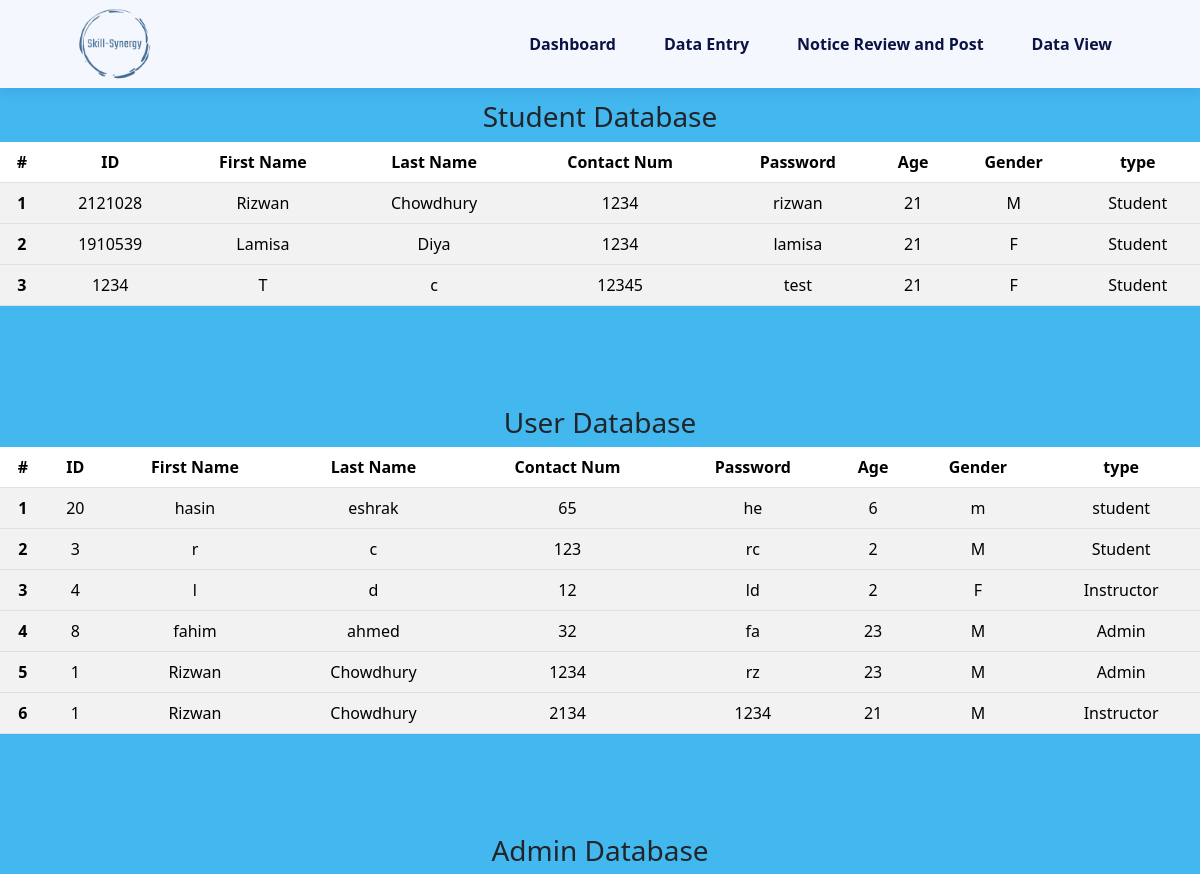
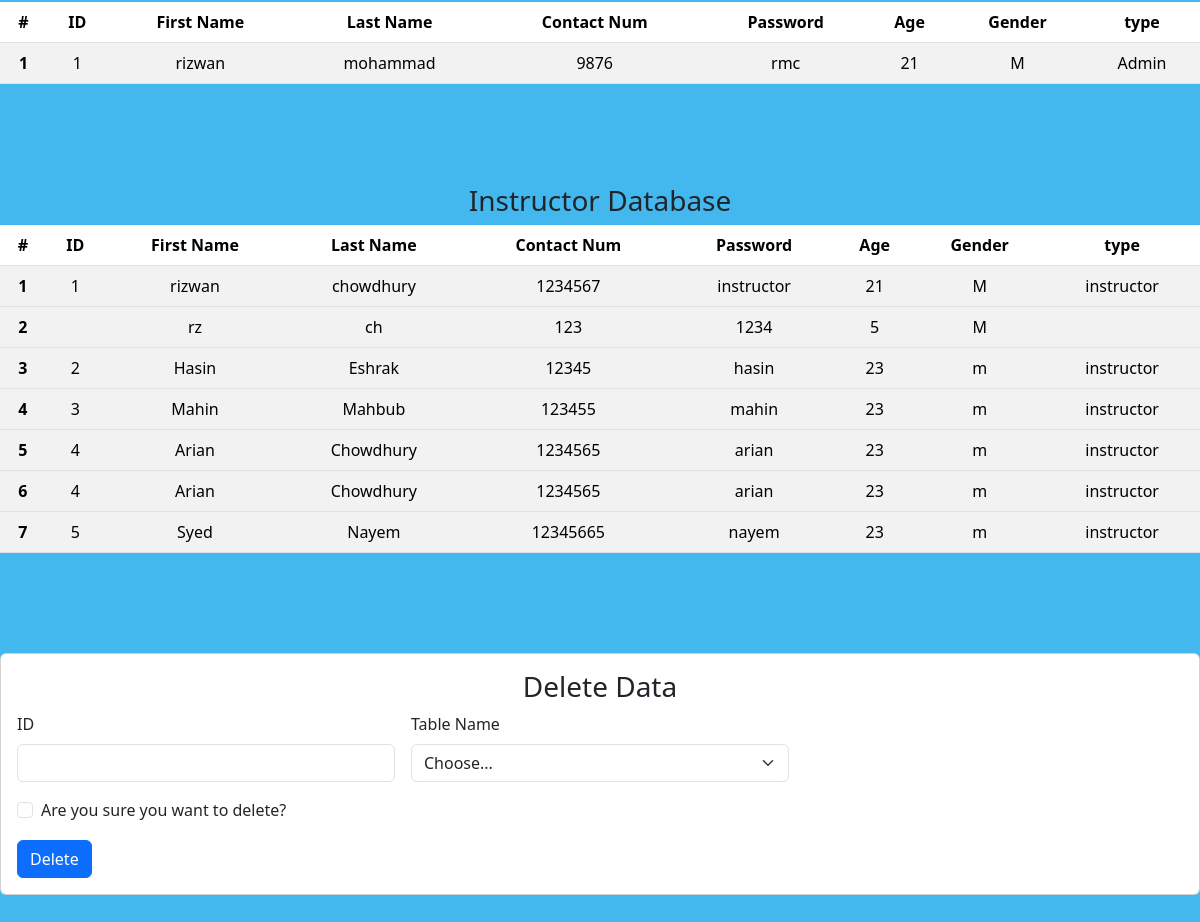
Page /data_view.php on the committed database (2 pictures, top to bottom).
### tables this page shows
CREATE TABLE `students` (
  `s_id` int(32) NOT NULL,
  `f_name` varchar(108) NOT NULL,
  `l_name` varchar(108) NOT NULL,
  `contact` int(32) NOT NULL,
  `password` varchar(32) DEFAULT NULL,
  `age` int(11) DEFAULT NULL,
  `gender` char(1) DEFAULT NULL,
  `userType` varchar(32) DEFAULT NULL
);

CREATE TABLE `user` (
  `user_id` int(5) NOT NULL,
  `f_name` varchar(10) NOT NULL,
  `l_name` varchar(10) NOT NULL,
  `contact` int(11) NOT NULL,
  `password` varchar(10) NOT NULL,
  `dob` date NOT NULL,
  `age` int(11) NOT NULL,
  `gender` varchar(1) NOT NULL,
  `userType` varchar(10) NOT NULL
);

CREATE TABLE `instructors` (
  `i_id` int(11) DEFAULT NULL,
  `f_name` varchar(32) DEFAULT NULL,
  `l_name` varchar(32) DEFAULT NULL,
  `contact` int(11) DEFAULT NULL,
  `age` int(11) DEFAULT NULL,
  `gender` char(1) DEFAULT NULL,
  `userType` varchar(32) DEFAULT NULL,
  `password` varchar(32) DEFAULT NULL
);

### data_view.php (the view, shortened to what this page needs)
<!DOCTYPE html>
<html lang="en">
<head>
    <link rel="stylesheet" href="https://cdnjs.cloudflare.com/ajax/libs/remixicon/3.5.0/remixicon.css" />
    <link rel="stylesheet" href="style.css" />
    <link href="https://cdn.jsdelivr.net/npm/bootstrap@5.3.2/dist/css/bootstrap.min.css" rel="stylesheet" />
</head>
<body>
    <header class="header" id="header">
        <nav class="navbar_custom nav-container">
            <img src="skill-Synergy.png" alt="" class="nav__logo">
            <div class="nav__menu" id="nav-menu">
                <ul class="nav__list">
                    <li class="nav__item">
                        <a href="admin_dashboard.php" class="nav__link">Dashboard</a>
                    </li>
                    <li class="nav__item">
                        <a href="data_entry.php" class="nav__link">Data Entry</a>
                    </li>
                    <li class="nav__item">
                        <a href="notice.php" class="nav__link">Notice Review and Post</a>
                    </li>
                    <li class="nav__item">
                        <a href="data_view.php" class="nav__link">Data View</a>
                    </li>
                </ul>
            </div>
        </nav>
    </header>
        <div class="table_to_edit">
            <table class="table table table-striped table-hover">
                <h3> Student Database</h3>
                <?php
                include 'db.php';
                $sql = "SELECT s_id, f_name, l_name, contact, password, age, gender, userType FROM  students";
                $query = mysqli_query($conn, $sql);
                if (mysqli_num_rows($query) > 0) {
                ?>
                    <thead>
                        <tr>
                            <th scope="col">#</th>
                            <th scope="col">ID</th>
                            <th scope="col">First Name</th>
                            <th scope="col">Last Name</th>
                            <th scope="col">Contact Num</th>
                            <th scope="col">Password</th>
                            <th scope="col">Age</th>
                            <th scope="col">Gender</th>
                            <th scope="col">type</th>
                        </tr>
                    </thead>
                    <?php
                    $i = 1;
                    while ($info = mysqli_fetch_array($query)) {
                        $notice_id = $info['s_id'];
                        $project_title = $info['f_name'];
                        $mentor_id = $info['l_name'];
                        $student_id1 = $info['contact'];
                        $student_id2 = $info['password'];
                        $status = $info['age'];
                        $pdf = $info['gender'];
                        $pdf_1 = $info['userType'];
                    ?>
                        <tbody>
                            <tr>
                                <th scope="row"><?= $i++ ?></th>
                                <td><?= $notice_id ?></td>
                                <td><?= $project_title ?></td>
                                <td><?= $mentor_id ?></td>
                                <td><?= $student_id1 ?></td>
                                <td><?= $student_id2 ?></td>
                                <td><?= $status ?></td>
                                <td><?= $pdf ?></td>
                                <td><?= $pdf_1 ?></td>
                            </tr>
                        <?php
                    }
                }
                    ?>
                        </tbody>
            </table>
        </div>
        <div class="table_to_edit">
            <table class="table table table-striped table-hover">
                <h3> User Database</h3>
                <?php
                include 'db.php';
                $sql = "SELECT user_id, f_name, l_name, contact, password, age, gender, userType FROM  user";
                $query = mysqli_query($conn, $sql);
                if (mysqli_num_rows($query) > 0) {
                ?>
                    <thead>
                        <tr>
                            <th scope="col">#</th>
                            <th scope="col">ID</th>
                            <th scope="col">First Name</th>
                            <th scope="col">Last Name</th>
                            <th scope="col">Contact Num</th>
                            <th scope="col">Password</th>
                            <th scope="col">Age</th>
                            <th scope="col">Gender</th>
                            <th scope="col">type</th>
                        </tr>
                    </thead>
                    <?php
                    $i = 1;
                    while ($info = mysqli_fetch_array($query)) {
                        $notice_id = $info['user_id'];
                        $project_title = $info['f_name'];
                        $mentor_id = $info['l_name'];
                        $student_id1 = $info['contact'];
                        $student_id2 = $info['password'];
                        $status = $info['age'];
                        $pdf = $info['gender'];
                        $pdf_1 = $info['userType'];
                    ?>
                        <tbody>
                            <tr>
                                <th scope="row"><?= $i++ ?></th>
                                <td><?= $notice_id ?></td>
                                <td><?= $project_title ?></td>
                                <td><?= $mentor_id ?></td>
                                <td><?= $student_id1 ?></td>
                                <td><?= $student_id2 ?></td>
                                <td><?= $status ?></td>
                                <td><?= $pdf ?></td>
                                <td><?= $pdf_1 ?></td>
                            </tr>
                        <?php
                    }
                }
                    ?>
                        </tbody>
            </table>
        </div>
        <div class="table_to_edit">
            <table class="table table table-striped table-hover">
                <h3> Admin Database</h3>
                <?php
                include 'db.php';
                $sql = "SELECT i_id, f_name, l_name, contact, password, age, gender, userType FROM  admins";
                $query = mysqli_query($conn, $sql);
                if (mysqli_num_rows($query) > 0) {
                ?>
                    <thead>
                        <tr>
                            <th scope="col">#</th>
                            <th scope="col">ID</th>
                            <th scope="col">First Name</th>
                            <th scope="col">Last Name</th>
                            <th scope="col">Contact Num</th>
                            <th scope="col">Password</th>
                            <th scope="col">Age</th>
                            <th scope="col">Gender</th>
                            <th scope="col">type</th>
                        </tr>
                    </thead>
                    <?php
                    $i = 1;
                    while ($info = mysqli_fetch_array($query)) {
                        $notice_id = $info['i_id'];
                        $project_title = $info['f_name'];
                        $mentor_id = $info['l_name'];
                        $student_id1 = $info['contact'];
                        $student_id2 = $info['password'];
                        $status = $info['age'];
                        $pdf = $info['gender'];
                        $pdf_1 = $info['userType'];
                    ?>
                        <tbody>
                            <tr>
                                <th scope="row"><?= $i++ ?></th>
                                <td><?= $notice_id ?></td>
                                <td><?= $project_title ?></td>
                                <td><?= $mentor_id ?></td>
                                <td><?= $student_id1 ?></td>
                                <td><?= $student_id2 ?></td>
                                <td><?= $status ?></td>
                                <td><?= $pdf ?></td>
                                <td><?= $pdf_1 ?></td>
                            </tr>
                        <?php
                    }
                }
                    ?>
                        </tbody>
            </table>
        </div>
        <div class="table_to_edit">
            <table class="table table table-striped table-hover">
                <h3> Instructor Database</h3>
                <?php
                include 'db.php';
                $sql = "SELECT i_id, f_name, l_name, contact, password, age, gender, userType FROM  instructors";
                $query = mysqli_query($conn, $sql);
                if (mysqli_num_rows($query) > 0) {
                ?>
                    <thead>
                        <tr>
                            <th scope="col">#</th>
                            <th scope="col">ID</th>
                            <th scope="col">First Name</th>
                            <th scope="col">Last Name</th>
                            <th scope="col">Contact Num</th>
                            <th scope="col">Password</th>
                            <th scope="col">Age</th>
                            <th scope="col">Gender</th>
                            <th scope="col">type</th>
                        </tr>
                    </thead>
                    <?php
                    $i = 1;
                    while ($info = mysqli_fetch_array($query)) {
                        $notice_id = $info['i_id'];
                        $project_title = $info['f_name'];
                        $mentor_id = $info['l_name'];
                        $student_id1 = $info['contact'];
                        $student_id2 = $info['password'];
                        $status = $info['age'];
                        $pdf = $info['gender'];
                        $pdf_1 = $info['userType'];
                    ?>
                        <tbody>
                            <tr>
                                <th scope="row"><?= $i++ ?></th>
                                <td><?= $notice_id ?></td>
                                <td><?= $project_title ?></td>
                                <td><?= $mentor_id ?></td>
                                <td><?= $student_id1 ?></td>
                                <td><?= $student_id2 ?></td>
                                <td><?= $status ?></td>
                                <td><?= $pdf ?></td>
                                <td><?= $pdf_1 ?></td>
                            </tr>
                        <?php
                    }
                }
                    ?>
                        </tbody>
            </table>
        </div>
        <div class="row" style="margin-bottom: 50px">
            <div class="col-lg-12">
                <div class="card">
                    <div class="card-body">
                        <h3 class="card-title">Delete Data </h3>
                        <form class="row g-3" action="delete_data.php" method="post">
                            <div class="col-md-4">
                                <label for="validationDefault06" class="form-label">ID</label>
                                <input type="text" class="form-control" id="validationDefault06" name="ID" required />
                            </div>
                            <div class="col-md-4">
                                <label for="validationDefault04" class="form-label">Table Name</label>
                                <select class="form-select" id="validationDefault04" name="table_name" required>
                                    <option selected disabled value="">Choose...</option>
                                </select>
                            </div>
                            <div class="col-12">
                                <div class="form-check">
                                    <input class="form-check-input" type="checkbox" value="" id="invalidCheck2" required>
                                    <label class="form-check-label" for="invalidCheck2">
                                        Are you sure you want to delete?
                                    </label>
                                </div>
                            </div>
                            <div class="col-12">
                                <button class="btn btn-primary" type="submit">
                                    Delete
                                </button>
                            </div>
                        </form>
                    </div>
                </div>
            </div>
        </div>
</body>
</html>

### style.css (style rules this page uses)
:root { --header-height: 3.5rem; --first-color: #06BBCC; --title-color: hsl(230, 75%, 15%); --text-color: hsl(230, 12%, 40%); --body-color: hsl(230, 100%, 98%); --container-color: hsl(230, 100%, 97%); --border-color: #06BBCC; --body-font: "Poppins", sans-serif; --h2-font-size: 1.25rem; --normal-font-size: 0.938rem; --font-regular: 400; --font-medium: 500; --font-semi-bold: 600; --z-fixed: 100; --z-modal: 1000; }
@media screen and (min-width: 1023px) { :root { --h2-font-size: 1.5rem; --normal-font-size: 1rem; } }
* { box-sizing: border-box; padding: 0; margin: 0; }
html { scroll-behavior: smooth; }
body, input, button { font-family: var(--body-font); font-size: var(--normal-font-size); }
body { background-color: hsl(199, 84%, 60%) !important; background-size: cover; background-position: center; background-repeat: no-repeat; background-attachment: fixed; }
input, button { border: none; outline: none; }
ul { list-style: none; }
a { text-decoration: none !important; }
img { display: block; max-width: 100%; height: auto; }
.nav-container { max-width: 1120px !important; margin-inline: 1.5rem; }
.header { position: fixed; top: 0; left: 0; width: 100%; background-color: var(--body-color); box-shadow: 0 2px 16px hsla(230, 75%, 32%, 0.15); z-index: var(--z-fixed); }
.navbar_custom { height: var(--header-height); display: flex; justify-content: space-between; align-items: center; }
.nav__logo { height: 79px; width: 150px; }
.nav__list { display: flex; flex-direction: column; row-gap: 2.5rem; text-align: center; margin-bottom: 0; }
.nav__link { color: var(--title-color); font-weight: var(--font-semi-bold); transition: color 0.4s; }
img { width: 100%; height: auto; object-fit: cover; }
img { object-fit: contain; }
@media screen and (min-width: 1023px) { .navbar_custom { height: calc(var(--header-height) + 2rem); column-gap: 3rem; } }
@media screen and (min-width: 1023px) { .nav__menu { margin-left: auto; } }
@media screen and (min-width: 1023px) { .nav__list { flex-direction: row; column-gap: 3rem; } }
@media screen and (min-width: 1150px) { .nav-container { margin-inline: auto; } }

### data_view.php (style rules this page uses)
.table_to_edit { margin-top: 100px; margin-bottom: 100px; }
h3 { text-align: center; }
a { text-decoration: none; }
tr { text-align: center; }

### rows in the picture
students: s_id "2121028", f_name "Rizwan", l_name "Chowdhury", contact "1234", password "rizwan", age "21", gender "M", userType "Student"
students: s_id "1910539", f_name "Lamisa", l_name "Diya", contact "1234", password "lamisa", age "21", gender "F", userType "Student"
students: s_id "1234", f_name "T", l_name "c", contact "12345", password "test", age "21", gender "F", userType "Student"
user: user "20", f_name "hasin", l_name "eshrak", contact "65", password "he", age "6", gender "m", userType "student"
user: user "3", f_name "r", l_name "c", contact "123", password "rc", age "2", gender "M", userType "Student"
user: user "4", f_name "l", l_name "d", contact "12", password "ld", age "2", gender "F", userType "Instructor"
user: user "8", f_name "fahim", l_name "ahmed", contact "32", password "fa", age "23", gender "M", userType "Admin"
user: user "1", f_name "Rizwan", l_name "Chowdhury", contact "1234", password "rz", age "23", gender "M", userType "Admin"
user: user "1", f_name "Rizwan", l_name "Chowdhury", contact "2134", password "1234", age "21", gender "M", userType "Instructor"
instructors: i "1", f_name "rizwan", l_name "chowdhury", contact "1234567", password "instructor", age "21", gender "M", userType "instructor"
instructors: f_name "rz", l_name "ch", contact "123", password "1234", age "5", gender "M"
instructors: i "2", f_name "Hasin", l_name "Eshrak", contact "12345", password "hasin", age "23", gender "m", userType "instructor"
instructors: i "3", f_name "Mahin", l_name "Mahbub", contact "123455", password "mahin", age "23", gender "m", userType "instructor"
instructors: i "4", f_name "Arian", l_name "Chowdhury", contact "1234565", password "arian", age "23", gender "m", userType "instructor"
instructors: i "4", f_name "Arian", l_name "Chowdhury", contact "1234565", password "arian", age "23", gender "m", userType "instructor"
instructors: i "5", f_name "Syed", l_name "Nayem", contact "12345665", password "nayem", age "23", gender "m", userType "instructor"

### other values in the picture
$notice_id "1"
$project_title "rizwan"
$mentor_id "mohammad"
$student_id1 "9876"
$student_id2 "rmc"
$status "21"
$pdf "M"
$pdf_1 "Admin"
